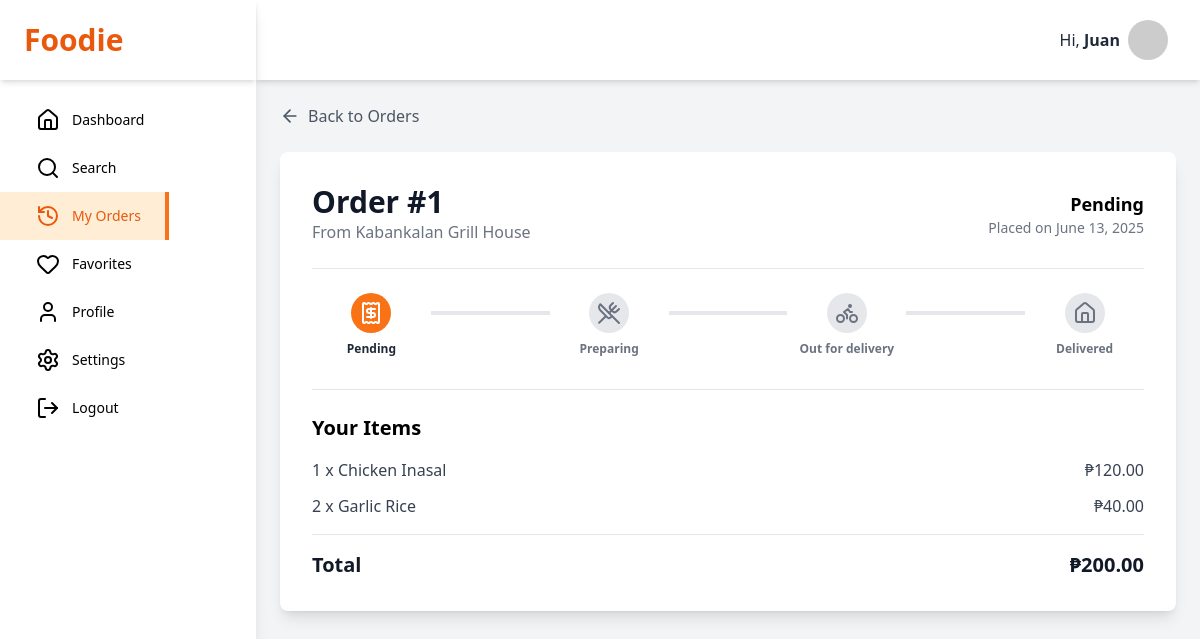
The app's page /track_order.php?id=1 (signed in) with its own data.
### tables this page shows
CREATE TABLE `orders` (
  `id` INT NOT NULL AUTO_INCREMENT,
  `group_order_id` VARCHAR(255) NULL DEFAULT NULL,
  `customer_id` INT NOT NULL,
  `restaurant_id` INT NOT NULL,
  `rider_id` INT DEFAULT NULL,  
  `delivery_address` VARCHAR(255) NOT NULL,
  `total_amount` DECIMAL(10, 2) NOT NULL,
  `status` ENUM('pending', 'preparing', 'out_for_delivery', 'delivered', 'cancelled') NOT NULL DEFAULT 'pending',
  `status_viewed_by_customer` BOOLEAN NOT NULL DEFAULT TRUE,
  `payment_method` VARCHAR(50) NOT NULL DEFAULT 'cod',
  `delivery_notes` TEXT DEFAULT NULL,
  `order_date` TIMESTAMP NOT NULL DEFAULT CURRENT_TIMESTAMP,
  PRIMARY KEY (`id`),
  FOREIGN KEY (`customer_id`) REFERENCES `users`(`id`) ON DELETE CASCADE,
  FOREIGN KEY (`restaurant_id`) REFERENCES `restaurants`(`id`) ON DELETE CASCADE,
  FOREIGN KEY (`rider_id`) REFERENCES `users`(`id`) ON DELETE SET NULL
);

CREATE TABLE `restaurants` (
  `id` INT NOT NULL AUTO_INCREMENT,
  `user_id` INT NOT NULL,  
  `name` VARCHAR(255) NOT NULL,
  `cuisine` VARCHAR(100) DEFAULT NULL,  
  `address` VARCHAR(255) NOT NULL,
  `city` VARCHAR(255) NULL DEFAULT NULL,
  `business_type` VARCHAR(100) NULL DEFAULT NULL,
  `details` TEXT NULL DEFAULT NULL,
  `business_permit_url` VARCHAR(255) NULL DEFAULT NULL,
  `latitude` DECIMAL(10, 8) NULL DEFAULT NULL,
  `longitude` DECIMAL(11, 8) NULL DEFAULT NULL,
  `banner_image_url` VARCHAR(255) DEFAULT NULL,
  `operating_hours` VARCHAR(100) DEFAULT NULL,  
  `is_open` BOOLEAN NOT NULL DEFAULT TRUE,
  `created_at` TIMESTAMP NOT NULL DEFAULT CURRENT_TIMESTAMP,
  PRIMARY KEY (`id`),
  FOREIGN KEY (`user_id`) REFERENCES `users`(`id`) ON DELETE CASCADE
);

CREATE TABLE `order_items` (
  `id` INT NOT NULL AUTO_INCREMENT,
  `order_id` INT NOT NULL,
  `item_id` INT NOT NULL,
  `quantity` INT NOT NULL DEFAULT 1,
  `price_per_item` DECIMAL(10, 2) NOT NULL,  
  `is_prepared` BOOLEAN NOT NULL DEFAULT FALSE,
  PRIMARY KEY (`id`),
  FOREIGN KEY (`order_id`) REFERENCES `orders`(`id`) ON DELETE CASCADE,
  FOREIGN KEY (`item_id`) REFERENCES `menu_items`(`id`) ON DELETE CASCADE
);

CREATE TABLE `menu_items` (
  `id` INT NOT NULL AUTO_INCREMENT,
  `restaurant_id` INT NOT NULL,
  `name` VARCHAR(255) NOT NULL,
  `description` TEXT DEFAULT NULL,
  `price` DECIMAL(10, 2) NOT NULL,
  `image_url` VARCHAR(255) DEFAULT NULL,
  `category` VARCHAR(100) DEFAULT 'Main Course',  
  `is_available` BOOLEAN NOT NULL DEFAULT TRUE,
  `created_at` TIMESTAMP NOT NULL DEFAULT CURRENT_TIMESTAMP,
  PRIMARY KEY (`id`),
  FOREIGN KEY (`restaurant_id`) REFERENCES `restaurants`(`id`) ON DELETE CASCADE
);

### track_order.php (the view, shortened to what this page needs)
<?php
$link = mysqli_connect(DB_HOST, DB_USER, DB_PASS, DB_NAME);
$order_id = trim($_GET['id']);
$customer_id = $_SESSION['id'];
$order_details = null;
$order_items = [];
$sql_order = "
    SELECT
        o.id, o.order_date, o.total_amount, o.status, o.payment_method, o.delivery_address,
        r.name as restaurant_name
    FROM orders o
    JOIN restaurants r ON o.restaurant_id = r.id
    WHERE o.id = ? AND o.customer_id = ?";
if ($stmt = mysqli_prepare($link, $sql_order)) {
    mysqli_stmt_bind_param($stmt, "ii", $order_id, $customer_id);
    mysqli_stmt_execute($stmt);
    $result = mysqli_stmt_get_result($stmt);
    if (mysqli_num_rows($result) == 1) {
        $order_details = mysqli_fetch_assoc($result);
    } else {
        header("location: orders.php"); exit;
    }
}
if ($order_details) {
    $sql_items = "
        SELECT oi.quantity, oi.price_per_item, mi.name as item_name
        FROM order_items oi
        JOIN menu_items mi ON oi.item_id = mi.id
        WHERE oi.order_id = ?";
    if($stmt_items = mysqli_prepare($link, $sql_items)) {
        mysqli_stmt_bind_param($stmt_items, "i", $order_id);
        mysqli_stmt_execute($stmt_items);
        $order_items = mysqli_fetch_all(mysqli_stmt_get_result($stmt_items), MYSQLI_ASSOC);
    }
}
$all_statuses = ['pending', 'preparing', 'out_for_delivery', 'delivered'];
$current_status_index = array_search($order_details['status'], $all_statuses);
?>
<!DOCTYPE html>
<html lang="en">
<head>
    <script src="https://cdn.tailwindcss.com"></script>
    <link rel="stylesheet" href="style.css">
</head>
<body class="bg-gray-100 font-sans">
    <div class="flex h-screen bg-gray-100">
        <?php require_once 'cdashboard_partial/sidebar.php'; ?>
        <div class="flex flex-col flex-1 overflow-y-auto">
            <?php require_once 'cdashboard_partial/header.php'; ?>
            <div class="p-4 md:p-6 pb-20 md:pb-6">
                 <a href="orders.php" class="flex items-center text-gray-600 hover:text-orange-600 mb-6"><i data-lucide="arrow-left" class="w-5 h-5 mr-2"></i>Back to Orders</a>
                <div class="max-w-4xl mx-auto">
                    <div class="bg-white rounded-lg shadow-lg p-6 md:p-8">
                        <div class="flex flex-col md:flex-row justify-between md:items-center border-b pb-6 mb-6">
                            <div>
                                <h1 class="text-3xl font-bold text-gray-900">Order #<?php echo $order_details['id']; ?></h1>
                                <p class="text-gray-500">From <?php echo htmlspecialchars($order_details['restaurant_name']); ?></p>
                            </div>
                            <div class="text-left md:text-right mt-4 md:mt-0">
                                <p class="font-bold text-lg"><?php echo htmlspecialchars(ucfirst(str_replace('_', ' ', $order_details['status']))); ?></p>
                                <p class="text-sm text-gray-500">Placed on <?php echo date("F d, Y", strtotime($order_details['order_date'])); ?></p>
                            </div>
                        </div>
                        <div class="mb-8">
                            <?php if($order_details['status'] != 'cancelled'): ?>
                            <div class="flex justify-between items-center text-center">
                                <?php foreach($all_statuses as $index => $status):
                                    $isCompleted = $current_status_index >= $index;
                                ?>
                                <div class="flex-1">
                                    <div class="flex justify-center items-center h-10 w-10 mx-auto rounded-full <?php echo $isCompleted ? 'bg-orange-500 text-white' : 'bg-gray-200 text-gray-500'; ?>">
                                        <?php if ($status == 'pending'): ?><i data-lucide="receipt"></i><?php endif; ?>
                                        <?php if ($status == 'preparing'): ?><i data-lucide="utensils-crossed"></i><?php endif; ?>
                                        <?php if ($status == 'out_for_delivery'): ?><i data-lucide="bike"></i><?php endif; ?>
                                        <?php if ($status == 'delivered'): ?><i data-lucide="home"></i><?php endif; ?>
                                    </div>
                                    <p class="mt-2 text-xs font-semibold <?php echo $isCompleted ? 'text-gray-800' : 'text-gray-500'; ?>"><?php echo htmlspecialchars(ucfirst(str_replace('_', ' ', $status))); ?></p>
                                </div>
                                <?php if($index < count($all_statuses) - 1): ?>
                                    <div class="flex-1 -mt-6"><div class="h-1 <?php echo $current_status_index > $index ? 'bg-orange-500' : 'bg-gray-200'; ?>"></div></div>
                                <?php endif; ?>
                                <?php endforeach; ?>
                            </div>
                            <?php endif; ?>
                        </div>
                        <div class="border-t pt-6">
                            <h2 class="text-xl font-bold mb-4">Your Items</h2>
                            <div class="space-y-3">
                                <?php foreach($order_items as $item): ?>
                                <div class="flex justify-between items-center text-gray-700">
                                    <span><?php echo $item['quantity']; ?> x <?php echo htmlspecialchars($item['item_name']); ?></span>
                                    <span>₱<?php echo number_format($item['price_per_item'] * $item['quantity'], 2); ?></span>
                                </div>
                                <?php endforeach; ?>
                            </div>
                             <div class="border-t my-4"></div>
                             <div class="flex justify-between font-bold text-xl text-gray-900">
                                 <span>Total</span>
                                 <span>₱<?php echo number_format($order_details['total_amount'], 2); ?></span>
                             </div>
                        </div>
                    </div>
                </div>
            </div>
        </div>
    </div>
</body>
</html>

### style.css (style rules this page uses)
body { font-family: 'Inter', sans-serif; }

### records on screen
orders: id "1", restaurant.name "Kabankalan Grill House", status "Pending", order_date "June 13, 2025", total_amount "200.00"
order_items: quantity "1", item.name "Chicken Inasal", $item['price_per_item']*$item['quantity'] "120.00"
order_items: quantity "2", item.name "Garlic Rice", $item['price_per_item'] * $item['quantity'] "40.00"

### other values on screen
$first_name "Juan"
str_replace('_', ' ', $status) "Pending"
str_replace('_', ' ', $status) "Preparing"
str_replace('_', ' ', $status) "Out for delivery"
str_replace('_', ' ', $status) "Delivered"
